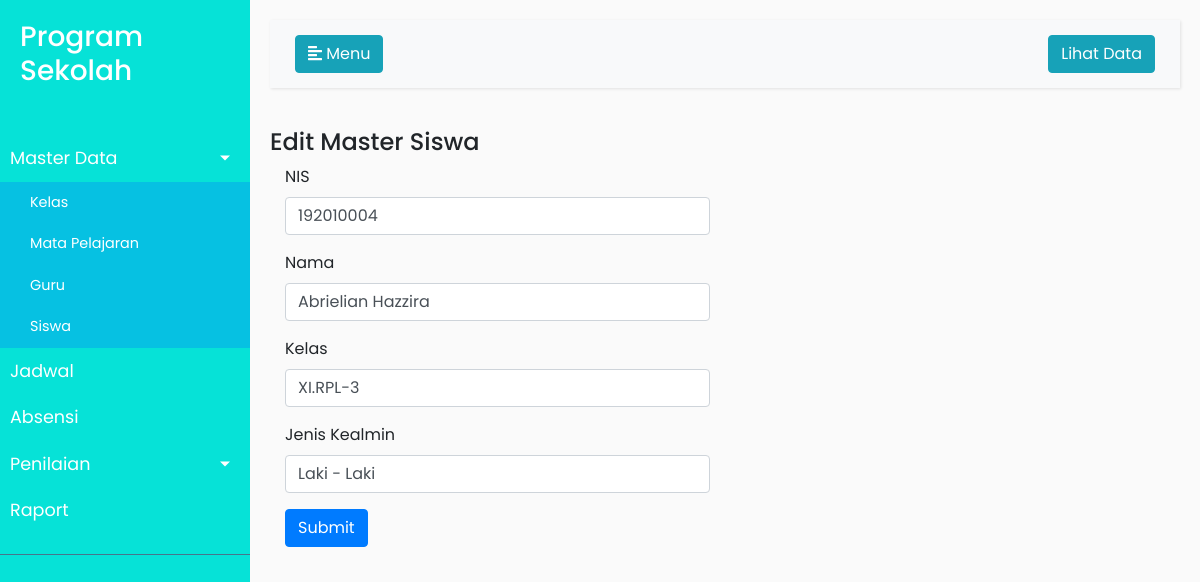
The app's page /tambahsiswa.php?nis=192010004 with its own data.
### tables this page shows
CREATE TABLE `siswa` (
  `nis` int(11) NOT NULL DEFAULT 0,
  `nama` varchar(255) DEFAULT NULL,
  `kelas` varchar(255) DEFAULT NULL,
  `jeniskelamin` varchar(255) DEFAULT NULL
);

### tambahsiswa.php (the view, shortened to what this page needs)
<?php include "header.php";?>
        <div id="content">
            <nav class="navbar navbar-expand-lg navbar-light bg-light">
                <div class="container-fluid">
                    <button type="button" id="sidebarCollapse" class="btn btn-info">
                        <i class="fas fa-align-left"></i>
                        <span>Menu</span>
                    </button>
                        <div class="collapse navbar-collapse" id="navbarSupportedContent">
                            <ul class="nav navbar-nav ml-auto">
                                <li class="nav-item">
                                    <a class="btn btn-info" href="mastersiswa.php">Lihat Data</a>
                                </li>
                            </ul>
                        </div>
                </div>
            </nav>
            <?php include "koneksimysql.php";?>
            <?php
                if(isset($_GET['nis'])){
                    $nislama=$_GET['nis'];
                }else{
                    $nislama="";
                }
            ?>
            <?php
                $nis="";
                $nama="";
                $kelas="";
                $jeniskelamin="";
                $sql=$conn->query("select * from siswa where nis='".$nislama."'");
                while($rs=$sql->fetch_object()){
                    $nis=$rs->nis;
                    $nama=$rs->nama;
                    $kelas=$rs->kelas;
                    $jeniskelamin=$rs->jeniskelamin;
                }
            ?>
            <h4><?php if($nislama!=""){echo"Edit";}else{echo"Tambah";}?> Master Siswa</h4>
        <div class="col-6">
            <form action="simpansiswa.php" method="POST">
                    <div class="form-group">
                        <label for="nis">NIS</label>
                        <input type="text" class="form-control" id="nis" name="nis" required value="<?php echo $nis;?>" placeholder="NIS">
                    </div>
                    <div class="form-group">
                        <label for="nama">Nama</label>
                        <input type="text" class="form-control" id="nama" name="nama" required value="<?php echo $nama;?>" placeholder="Nama">
                    </div>
                    <div class="form-group">
                        <label for="kelas">Kelas</label>
                        <input type="text" class="form-control" id="kelas" name="kelas" required value="<?php echo $kelas;?>" placeholder="Kelas">
                    </div>
                    <div class="form-group">
                        <label for="jeniskelamin">Jenis Kealmin</label>
                        <input type="text" class="form-control" id="jeniskelamin" name="jeniskelamin" required value="<?php echo $jeniskelamin;?>" placeholder="Jenis Kelamin">
                    </div>
                    <button type="submit" class="btn btn-primary">Submit</button>
                </form>
            </div>
        </div>
    </div>
    <?php include "footer.php";?>

### style.css (style rules this page uses)
body { font-family: 'Poppins', sans-serif; background: #fafafa; }
a, a:hover, a:focus { color: inherit; text-decoration: none; transition: all 0.3s; }
.navbar { padding: 15px 10px; background: #fff; border: none; border-radius: 0; margin-bottom: 40px; box-shadow: 1px 1px 3px rgba(0, 0, 0, 0.1); }
#content { width: 100%; padding: 20px; min-height: 100vh; transition: all 0.3s; }

### records on screen
siswa: nis "192010004", nama "Abrielian Hazzira", kelas "XI.RPL-3", jeniskelamin "Laki - Laki"
